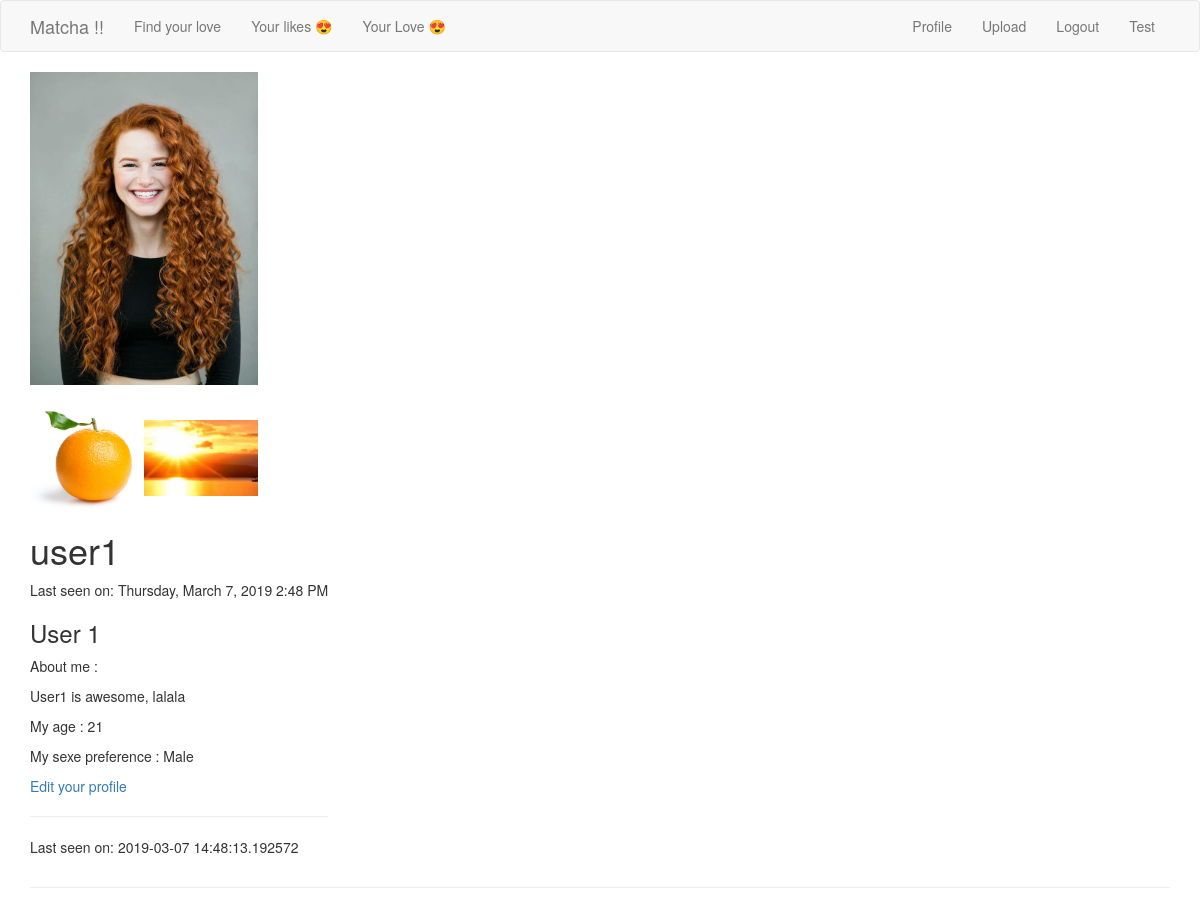
The page /user/user1/ (signed in) on the database as committed earlier.
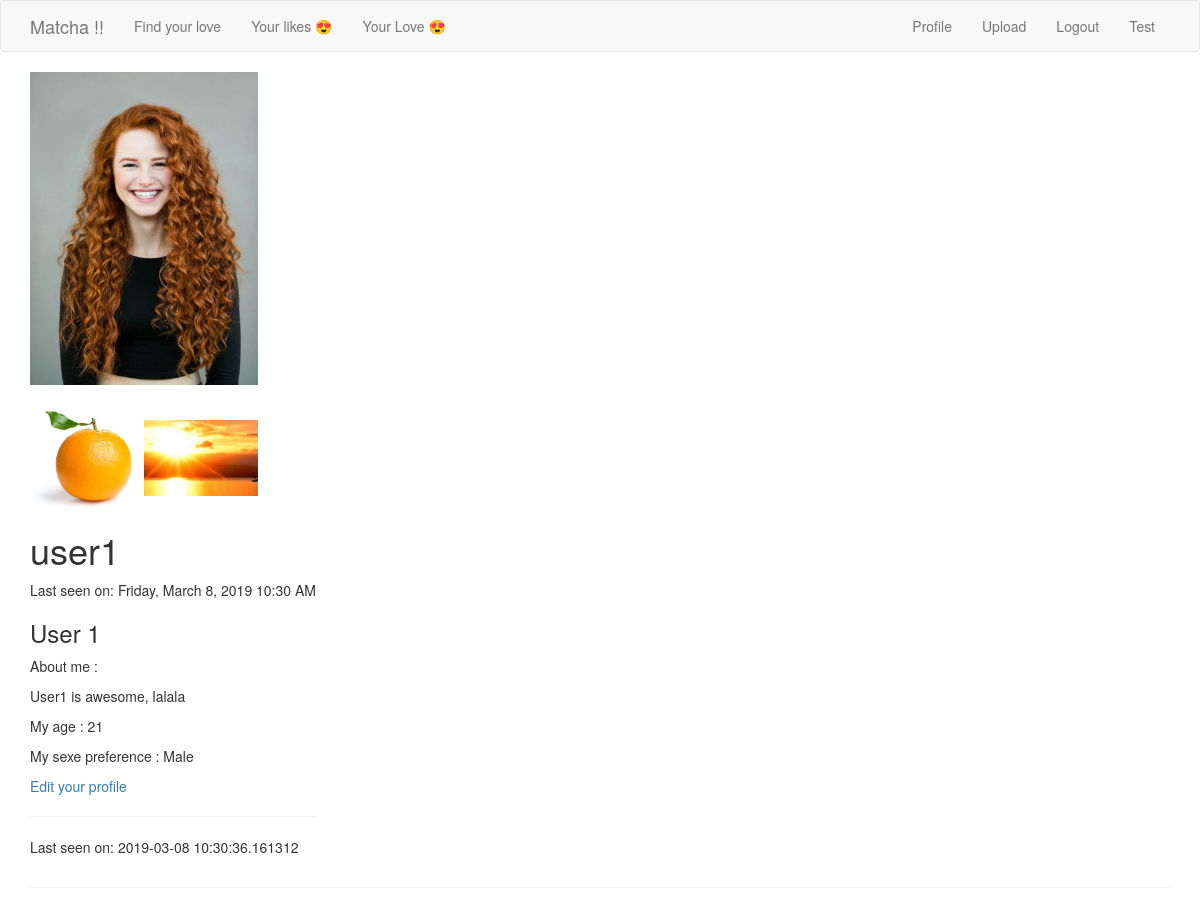
The same page on the database as committed later.
### app/models.py (models this page shows, shortened)
class User(UserMixin, db.Model):
    id = db.Column(db.Integer, primary_key=True)
    username = db.Column(db.String(64), index=True, unique=True)
    firstname = db.Column(db.String(64), index=True)
    email = db.Column(db.String(120), index=True, unique=True)
    password_hash = db.Column(db.String(128))
    age = db.Column(db.Integer, index=True)
    sexpref = db.Column(db.String(64), index=True)
    fame = db.Column(db.Integer, index=True)
    bio = db.Column(db.String(256), index=True)
    last_seen = db.Column(db.DateTime, default=datetime.utcnow)
    liked = db.relationship(
        'User', secondary=likes,
        primaryjoin=(likes.c.likes_id == id),
        secondaryjoin=(likes.c.liked_id == id),
        backref=db.backref('likes', lazy='dynamic'),lazy='dynamic'
    )
    def profile_pic(self):
        path = os.path.join(os.getenv('PATH_IMAGE', '/static/images') , self.username, 'profile_pic/')
        pic = os.listdir('app' + path)
        if not pic:
            return(os.path.join(os.getenv('PATH_IMAGE', '/static/images/'),'default_prof_pic', 'profile_empty.jpeg'))
        return(path + pic[0])

### app/routes.py (the view)
@app.route('/user/<username>/')
@login_required
def user(username):
    user = User.query.filter_by(username=username).first_or_404()
    fullfilename = os.listdir(os.path.join(app.config['UPLOAD_FOLDER'] + username))
    for file in fullfilename:
        if file == 'profile_pic':
            fullfilename.remove(file)
    profile_pic = user.profile_pic()
    path_pic = app.config['PATH_IMAGE'] + username
    return render_template('user.html', title='Profile', user=user, user_image = fullfilename, path_pic = path_pic, profile_pic=profile_pic)

### app/models.py (called while the page is built)
@login.user_loader
def load_user(id):
    return User.query.get(int(id))

### app/routes.py (called while the page is built)
@app.before_request
def before_request():
    if current_user.is_authenticated:
        current_user.last_seen = datetime.utcnow()
        db.session.commit()

### app/templates/user.html (shortened to what this page needs)
{% extends "base.html" %}
{% block app_content %}
    <table>
        <tr valign="top">
            <img src={{profile_pic}} alt="Profile Picture" style="width:20%">
            <br>
            <br>
            {% for image in user_image: %}
                <img src="{{ path_pic + '/' + image }}" alt="User Pictures" style="width:10%">
            {% endfor %}
            <td>
                <h1>{{ user.username }}</h1>
                {% if user.last_seen %}
                    <p>Last seen on: {{ moment(user.last_seen).format('LLLL') }}</p>
                {% endif %}
                <h3>{% if user.firstname %}<p>{{ user.firstname }}</p>{% endif %}</h3>
                {% if user.bio %}<p>About me :</p><p>{{ user.bio }}</p>{% endif %}
                {% if user.age %}<p>My age : {{ user.age }}</p>{% endif %}
                {% if user.sexpref %}<p>My sexe preference : {{ user.sexpref }}</p>{% endif %}
                {% if user == current_user %}
                    <p><a href="{{ url_for('edit_profile') }}">Edit your profile</a></p>
                {% elif not current_user.does_like(user) %}
                    <p><a href="{{ url_for('like', username=user.username) }}">Like</a></p>
                {% else %}
                    <p><a href="{{ url_for('unlike', username=user.username) }}">Unlike</a></p>
                {% endif %}
    <hr>
                {% if user.last_seen %}<p>Last seen on: {{ user.last_seen }}</p>{% endif %}
            </td>
        </tr>
    </table>
    <hr>
{% endblock %}

### app/templates/base.html (shortened to what this page needs)
{% extends 'bootstrap/base.html' %}
    {% block navbar %}
        <nav class="navbar navbar-default">
            <div class="container">
                <div class="navbar-header">
                    <a class="navbar-brand" href="{{ url_for('index') }}">Matcha !!</a>
                </div>
                <div class="collapse navbar-collapse" id="bs-example-navbar-collapse-1">
                    <ul class="nav navbar-nav">
                        {% if not current_user.is_anonymous %}
                            <li><a href="{{ url_for('explore') }}">Find your love</a></li>
                            <li><a href="{{ url_for('likes_page') }}">Your likes 😍</a></li>
                            <li><a href="{{ url_for('matches_page') }}">Your Love 😍</a></li>
                        {% endif %}
                    </ul>
                    <ul class="nav navbar-nav navbar-right">
                        {% if current_user.is_anonymous %}
                        <li><a href="{{ url_for('login') }}">Login</a></li>
                        {% else %}
                        <li><a href="{{ url_for('user', username=current_user.username) }}">Profile</a></li>
                        <li><a href="{{ url_for('upload') }}">Upload</a></li>
                        <li><a href="{{ url_for('logout') }}">Logout</a></li>
                        <li><a href="{{ url_for('test') }}">Test</a></li>
                        {% endif %}
                    </ul>
                </div>
            </div>
        </nav>
    {% endblock %}
    {% block content %}
        <div class="container">
            {% block app_content %}{% endblock %}
        </div>
    {% endblock %}

Rows that differ between the two databases and show on the page:
changed User "user1": last_seen "Thursday, March 7, 2019 2:48 PM" → "Friday, March 8, 2019 10:30 AM"; last_seen "2019-03-07 14:48:13.192572" → "2019-03-08 10:30:36.161312"
